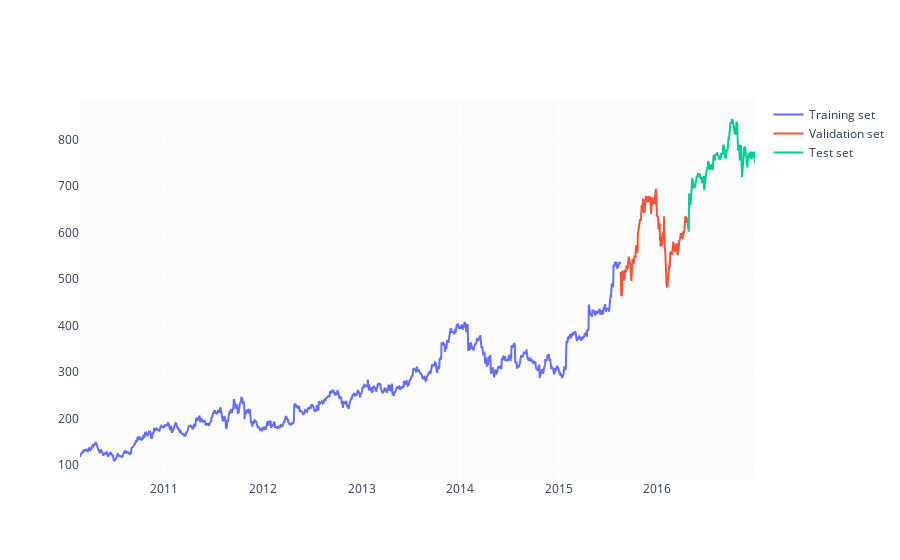

The code cell stored with this chart in its notebook:
### Code cell
test_size  = 0.10
valid_size = 0.10

test_split_idx  = int(df.shape[0] * (1-test_size))
valid_split_idx = int(df.shape[0] * (1-(valid_size+test_size)))

train_df  = df.loc[:valid_split_idx].copy()
valid_df  = df.loc[valid_split_idx+1:test_split_idx].copy()
test_df   = df.loc[test_split_idx+1:].copy()

fig = go.Figure()
fig.add_trace(go.Scatter(x=train_df.Date, y=train_df.ClosePrice, name='Training set'))
fig.add_trace(go.Scatter(x=valid_df.Date, y=valid_df.ClosePrice, name='Validation set'))
fig.add_trace(go.Scatter(x=test_df.Date,  y=test_df.ClosePrice,  name='Test set'))
fig.show()

### Figure 1 — Plotly figure (JSON) as saved in the notebook; plotly's stock layout.template omitted (floating-point values rounded to 4 significant figures; data arrays with more than 128 entries replaced by an {"elided": "..."} marker saying what was removed)
{"data": [{"name": "Training set", "type": "scatter", "x": {"elided": "1383 str values"}, "y": {"elided": "1383 float values"}}, {"name": "Validation set", "type": "scatter", "x": {"elided": "173 str values"}, "y": {"elided": "173 float values"}}, {"name": "Test set", "type": "scatter", "x": {"elided": "172 str values"}, "y": {"elided": "172 float values"}}], "layout": {}}
